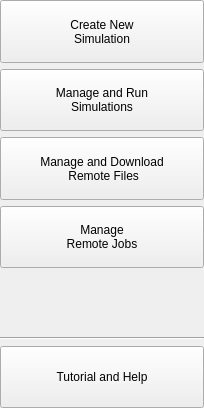
<?xml version="1.0" encoding="UTF-8"?>
<ui version="4.0">
 <comment>
********************************************************************************
**
** Copyright (c) 2017 The University of Notre Dame
** Copyright (c) 2017 The Regents of the University of California
**
** Redistribution and use in source and binary forms, with or without modification,
** are permitted provided that the following conditions are met:
**
** 1. Redistributions of source code must retain the above copyright notice, this 
** list of conditions and the following disclaimer.
**
** 2. Redistributions in binary form must reproduce the above copyright notice, this
** list of conditions and the following disclaimer in the documentation and/or other
** materials provided with the distribution.
**
** 3. Neither the name of the copyright holder nor the names of its contributors may
** be used to endorse or promote products derived from this software without specific
** prior written permission.
**
** THIS SOFTWARE IS PROVIDED BY THE COPYRIGHT HOLDERS AND CONTRIBUTORS "AS IS" AND ANY
** EXPRESS OR IMPLIED WARRANTIES, INCLUDING, BUT NOT LIMITED TO, THE IMPLIED WARRANTIES
** OF MERCHANTABILITY AND FITNESS FOR A PARTICULAR PURPOSE ARE DISCLAIMED. IN NO EVENT
** SHALL THE COPYRIGHT HOLDER OR CONTRIBUTORS BE LIABLE FOR ANY DIRECT, INDIRECT,
** INCIDENTAL, SPECIAL, EXEMPLARY, OR CONSEQUENTIAL DAMAGES (INCLUDING, BUT NOT LIMITED
** TO, PROCUREMENT OF SUBSTITUTE GOODS OR SERVICES; LOSS OF USE, DATA, OR PROFITS; OR
** BUSINESS INTERRUPTION) HOWEVER CAUSED AND ON ANY THEORY OF LIABILITY, WHETHER IN
** CONTRACT, STRICT LIABILITY, OR TORT (INCLUDING NEGLIGENCE OR OTHERWISE) ARISING
** IN ANY WAY OUT OF THE USE OF THIS SOFTWARE, EVEN IF ADVISED OF THE POSSIBILITY OF
** SUCH DAMAGE.
**
**********************************************************************************

// Contributors:
 </comment>
 <class>SideBar</class>
 <widget class="QWidget" name="SideBar">
  <property name="geometry">
   <rect>
    <x>0</x>
    <y>0</y>
    <width>204</width>
    <height>408</height>
   </rect>
  </property>
  <property name="windowTitle">
   <string>Form</string>
  </property>
  <layout class="QVBoxLayout" name="verticalLayout">
   <property name="leftMargin">
    <number>0</number>
   </property>
   <property name="topMargin">
    <number>0</number>
   </property>
   <property name="rightMargin">
    <number>0</number>
   </property>
   <property name="bottomMargin">
    <number>0</number>
   </property>
   <item>
    <widget class="QPushButton" name="pb_sideBar_create">
     <property name="sizePolicy">
      <sizepolicy hsizetype="Expanding" vsizetype="MinimumExpanding">
       <horstretch>0</horstretch>
       <verstretch>0</verstretch>
      </sizepolicy>
     </property>
     <property name="text">
      <string>Create New
Simulation</string>
     </property>
    </widget>
   </item>
   <item>
    <widget class="QPushButton" name="pb_sideBar_run">
     <property name="sizePolicy">
      <sizepolicy hsizetype="Minimum" vsizetype="MinimumExpanding">
       <horstretch>0</horstretch>
       <verstretch>0</verstretch>
      </sizepolicy>
     </property>
     <property name="text">
      <string>Manage and Run
Simulations</string>
     </property>
    </widget>
   </item>
   <item>
    <widget class="QPushButton" name="pb_sideBar_files">
     <property name="enabled">
      <bool>true</bool>
     </property>
     <property name="sizePolicy">
      <sizepolicy hsizetype="Expanding" vsizetype="Expanding">
       <horstretch>0</horstretch>
       <verstretch>0</verstretch>
      </sizepolicy>
     </property>
     <property name="text">
      <string>Manage and Download
 Remote Files</string>
     </property>
     <property name="flat">
      <bool>false</bool>
     </property>
    </widget>
   </item>
   <item>
    <widget class="QPushButton" name="pb_sideBar_jobs">
     <property name="sizePolicy">
      <sizepolicy hsizetype="Minimum" vsizetype="MinimumExpanding">
       <horstretch>0</horstretch>
       <verstretch>0</verstretch>
      </sizepolicy>
     </property>
     <property name="text">
      <string>Manage 
Remote Jobs</string>
     </property>
    </widget>
   </item>
   <item>
    <spacer name="verticalSpacer">
     <property name="orientation">
      <enum>Qt::Vertical</enum>
     </property>
     <property name="sizeHint" stdset="0">
      <size>
       <width>20</width>
       <height>40</height>
      </size>
     </property>
    </spacer>
   </item>
   <item>
    <widget class="Line" name="line">
     <property name="orientation">
      <enum>Qt::Horizontal</enum>
     </property>
    </widget>
   </item>
   <item>
    <widget class="QPushButton" name="pb_sideBar_help">
     <property name="sizePolicy">
      <sizepolicy hsizetype="Minimum" vsizetype="MinimumExpanding">
       <horstretch>0</horstretch>
       <verstretch>0</verstretch>
      </sizepolicy>
     </property>
     <property name="text">
      <string>Tutorial and Help</string>
     </property>
    </widget>
   </item>
  </layout>
 </widget>
 <resources/>
 <connections/>
</ui>
